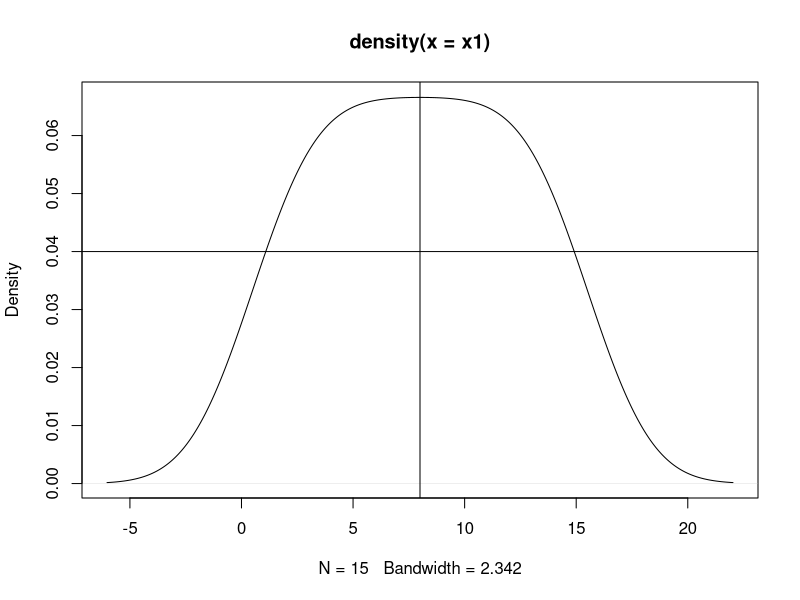

This chart was generated by the following R code:
# Data Structures in R

#Vectors----
x=1:10    #assigning values 1 to 10
x         #printing values of x
x1 <- 1:20   #Another way of assigning values
x1
(x1=1:15)   #Assigning and printing at the same time. also x1 values from earlier got replaced
(x2=c(1,2,4,5))  #creating a vector with customised values. c stands for concatenating

(x3=letters[1:10])   #way of creating a vector of alphabets
LETTERS[1:26]       #built in function

(x3b = c("a", "4"))
class(x3b)      #displays data type of the values of variable

class(x)
(x4=c(T, FALSE, TRUE, T, F))
class(x4)
(x5b = c(1, 'a',T, 4L))

class(x5b)


#access elements
(x6 = seq(0,100,by=3))

?seq          #information about the function/ help for it.

x6[20]
x6[3]

methods(class='numeric')   #lists all the in built methods that can be used for a particular data type

ls()      #lists the variables in my environment

length(x6)   #number of elements in vector x6

x6[c(2, 4)]   #extracting elements at particularr positions together
x6[-1]  #all  #access but 1st element
x6[-c(1:10)]   #truncate 1st 10 numbers

x6[-(length(x6)-1)]  #truncated second last element

(x7 = c(x6, x2))

#modify
sort(x7)

rev(x7)

#deleting



#Normal ditribut   #small size, 
#(x = rnorm
plot(density(x1))
abline(v=mean(x1), h=0.04)



#Matrices----

100:111
(m1 = matrix(1:12, nrow=4))    
(m2 = matrix(1:12, ncol=3, byrow=TRUE))   #byrow tells R that values be printed row wise
class(m1)
attributes(m1)
dim(m1)

#access elements of a matrix

m1[1,2:3]    #displaying 2nd and 3rd columns in the 1st row
m1[c(1,3),]   #the extra comma at the end is to display all columns

paste("C", "D", sep="-")
paste("C", 1:100, sep="-")


#vector to matrix
(m3 = 1:24)
dim(m3) = c(6,4)    

m3[1:2, 1:2]

m2
rbind(m2, c(50, 60, 70))
cbind(m2, c(55, 65, 75, 85))

#matrix summary
m1
colSums(m1)
colMeans(m1)

t(m1)   #transpose. temporary. If we want to make it permanent, we say m1 = t(m1)

#sweep
sweep(m1, MARGIN = 1, STATS = c(2,3,4,5), FUN="+") #rowise
# margin = 1 means do the operation on rows, done on respective rows, and function = "+" means , add to values of respective rows
sweep(m1, MARGIN = 2, STATS = c(2,3,4), FUN="*") #colwise
# "*" means multiply the values specified to the respective columns

addmargins(m1, 2, mean)
addmargins(m1, c(1,2), mean)

addmargins(m1, c(1,2), list(list(mean, sum, max), list(var, sd)))

#Arrays----


#Data Frame----

#creating vectors
(rollno = 1:30)
(sname = paste('student', 1:30, sep=''))
(gender = sample(c('M', 'F'), size =30, replace=T, prob=c(0.7, 0.3)))
(marks = floor(rnorm(30, mean=50, sd=10))) #floor and ceiling used to eliminate decimal part
(marks2 = ceiling(rnorm(30,40,5)))
(course = sample(c('BBA', 'MBA'), size=30, replace=T, prob=c(.5,.5)))
rollno; sname; gender
marks; marks2; course

#creating data frame
df1 = data.frame(rollno, sname, gender, marks, marks2, course, stringsAsFactors = F)   #do not want names to become a factor, factor is a category. therefore stringsAsFactors is made False
str(df1)    #will tell the structure of the data frame
head(df1)    
?head.data.frame
head(df1, n=3)  #top 3 rows
summary(df1)

df1$gender = factor(df1$gender)


#List----


#Factor----